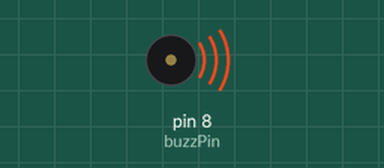
Simulated run of this sketch. Board: Arduino Uno, built with avr-gcc and run on an emulated ATmega328P. On the bench: buzzer (waves = sounding).

Above: at 0.1 s.
Timing chart, 0 to 1.6 s (numbered marks = the images above):
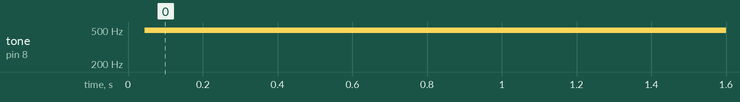

The sketch:

23_Changing_Tone_of_Active_Buzzer.ino
```cpp
int buzzPin = 8;
int delayTime1 = 1;
int delayTime2 = 2;
int i;

void setup() {
  // put your setup code here, to run once:
  Serial.begin(9600);
  pinMode(buzzPin, OUTPUT);
}

void loop() {
  // put your main code here, to run repeatedly:
  for (i = 1; i <= 100; i++) {
    digitalWrite(buzzPin, HIGH);
    delay(delayTime1);
    digitalWrite(buzzPin, LOW);
    delay(delayTime1);
  }

  for (i = 1; 1 <= 100; i++) {
    digitalWrite(buzzPin, HIGH);
    delay(delayTime1);
    digitalWrite(buzzPin, LOW);
    delay(delayTime1);
  }
}
```

Measured:
- by itself, tone on pin 8 (buzzPin): silent → 496 Hz at 0.04 s
